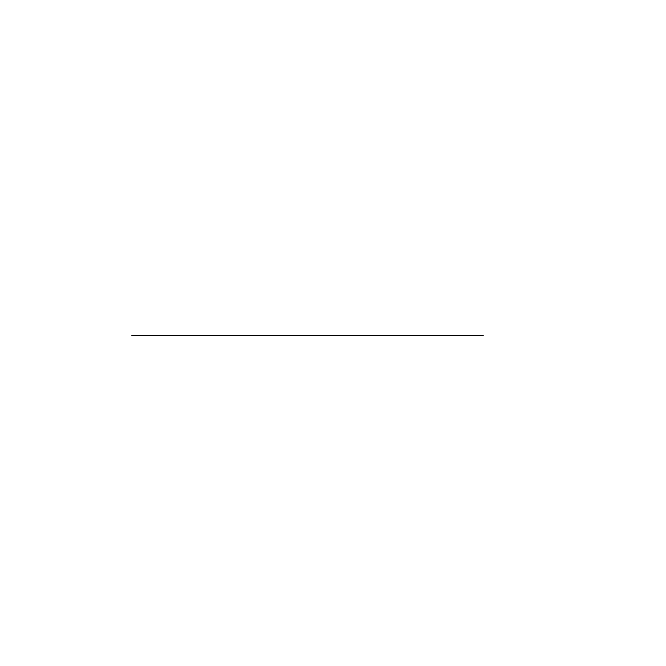
Frame 1 (no input)
Frame 60 (the mouse pressed at the canvas centre just before this capture): identical to frame 1, image omitted
Frame 120 (the mouse held since frame 60 and released just before this capture): identical to frame 1, image omitted

The Processing sketch that drew this single still picture (run headless with seeded random() and noise(); from frame 60 on, the mouse is pressed at the canvas centre):

// Processing sketch: line_231012a
// ── line_231012a.pde
void setup(){
  size(666,666);
  background(255);
  
}

void draw(){
  background(255);
  
  line(483, 335, 131, 335);
}
